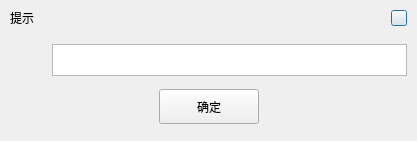
<?xml version="1.0" encoding="UTF-8"?>
<ui version="4.0">
 <class>MyDialog</class>
 <widget class="QDialog" name="MyDialog">
  <property name="geometry">
   <rect>
    <x>0</x>
    <y>0</y>
    <width>417</width>
    <height>141</height>
   </rect>
  </property>
  <property name="windowTitle">
   <string>Dialog</string>
  </property>
  <layout class="QVBoxLayout" name="verticalLayout">
   <property name="spacing">
    <number>0</number>
   </property>
   <property name="leftMargin">
    <number>5</number>
   </property>
   <property name="topMargin">
    <number>5</number>
   </property>
   <property name="rightMargin">
    <number>5</number>
   </property>
   <property name="bottomMargin">
    <number>5</number>
   </property>
   <item>
    <widget class="QWidget" name="info_bar" native="true">
     <property name="minimumSize">
      <size>
       <width>0</width>
       <height>26</height>
      </size>
     </property>
     <property name="maximumSize">
      <size>
       <width>16777215</width>
       <height>26</height>
      </size>
     </property>
     <layout class="QHBoxLayout" name="horizontalLayout">
      <property name="spacing">
       <number>5</number>
      </property>
      <property name="leftMargin">
       <number>5</number>
      </property>
      <property name="topMargin">
       <number>0</number>
      </property>
      <property name="rightMargin">
       <number>5</number>
      </property>
      <property name="bottomMargin">
       <number>0</number>
      </property>
      <item>
       <widget class="QLabel" name="lb_info">
        <property name="minimumSize">
         <size>
          <width>0</width>
          <height>26</height>
         </size>
        </property>
        <property name="maximumSize">
         <size>
          <width>16777215</width>
          <height>26</height>
         </size>
        </property>
        <property name="text">
         <string>提示</string>
        </property>
       </widget>
      </item>
      <item>
       <spacer name="hs_bar">
        <property name="orientation">
         <enum>Qt::Horizontal</enum>
        </property>
        <property name="sizeHint" stdset="0">
         <size>
          <width>40</width>
          <height>20</height>
         </size>
        </property>
       </spacer>
      </item>
      <item>
       <widget class="QPushButton" name="btn_close">
        <property name="minimumSize">
         <size>
          <width>16</width>
          <height>16</height>
         </size>
        </property>
        <property name="maximumSize">
         <size>
          <width>16</width>
          <height>16</height>
         </size>
        </property>
        <property name="text">
         <string/>
        </property>
       </widget>
      </item>
     </layout>
    </widget>
   </item>
   <item>
    <widget class="QWidget" name="combination" native="true">
     <layout class="QVBoxLayout" name="verticalLayout_2">
      <property name="spacing">
       <number>0</number>
      </property>
      <property name="leftMargin">
       <number>0</number>
      </property>
      <property name="topMargin">
       <number>0</number>
      </property>
      <property name="rightMargin">
       <number>0</number>
      </property>
      <property name="bottomMargin">
       <number>7</number>
      </property>
      <item>
       <widget class="QWidget" name="information" native="true">
        <property name="minimumSize">
         <size>
          <width>0</width>
          <height>50</height>
         </size>
        </property>
        <property name="maximumSize">
         <size>
          <width>16777215</width>
          <height>50</height>
         </size>
        </property>
        <layout class="QHBoxLayout" name="horizontalLayout_3">
         <property name="spacing">
          <number>10</number>
         </property>
         <property name="leftMargin">
          <number>5</number>
         </property>
         <property name="topMargin">
          <number>0</number>
         </property>
         <property name="rightMargin">
          <number>5</number>
         </property>
         <property name="bottomMargin">
          <number>0</number>
         </property>
         <item>
          <widget class="QLabel" name="llb_error">
           <property name="minimumSize">
            <size>
             <width>32</width>
             <height>32</height>
            </size>
           </property>
           <property name="maximumSize">
            <size>
             <width>32</width>
             <height>32</height>
            </size>
           </property>
           <property name="text">
            <string/>
           </property>
           <property name="pixmap">
            <pixmap resource="res.qrc">:/Images/error.png</pixmap>
           </property>
          </widget>
         </item>
         <item>
          <widget class="QTextEdit" name="text_information">
           <property name="minimumSize">
            <size>
             <width>0</width>
             <height>32</height>
            </size>
           </property>
           <property name="maximumSize">
            <size>
             <width>16777215</width>
             <height>32</height>
            </size>
           </property>
          </widget>
         </item>
        </layout>
       </widget>
      </item>
      <item>
       <widget class="QWidget" name="ok" native="true">
        <property name="minimumSize">
         <size>
          <width>0</width>
          <height>35</height>
         </size>
        </property>
        <property name="maximumSize">
         <size>
          <width>16777215</width>
          <height>35</height>
         </size>
        </property>
        <layout class="QHBoxLayout" name="horizontalLayout_2">
         <property name="spacing">
          <number>0</number>
         </property>
         <property name="leftMargin">
          <number>0</number>
         </property>
         <property name="topMargin">
          <number>0</number>
         </property>
         <property name="rightMargin">
          <number>0</number>
         </property>
         <property name="bottomMargin">
          <number>0</number>
         </property>
         <item>
          <spacer name="hs_left">
           <property name="orientation">
            <enum>Qt::Horizontal</enum>
           </property>
           <property name="sizeHint" stdset="0">
            <size>
             <width>40</width>
             <height>20</height>
            </size>
           </property>
          </spacer>
         </item>
         <item>
          <widget class="QPushButton" name="btn_ok">
           <property name="minimumSize">
            <size>
             <width>100</width>
             <height>35</height>
            </size>
           </property>
           <property name="maximumSize">
            <size>
             <width>100</width>
             <height>35</height>
            </size>
           </property>
           <property name="inputMethodHints">
            <set>Qt::ImhEmailCharactersOnly</set>
           </property>
           <property name="text">
            <string>确定</string>
           </property>
          </widget>
         </item>
         <item>
          <spacer name="hs_right">
           <property name="orientation">
            <enum>Qt::Horizontal</enum>
           </property>
           <property name="sizeHint" stdset="0">
            <size>
             <width>40</width>
             <height>20</height>
            </size>
           </property>
          </spacer>
         </item>
        </layout>
       </widget>
      </item>
     </layout>
    </widget>
   </item>
  </layout>
 </widget>
 <resources>
  <include location="res.qrc"/>
 </resources>
 <connections/>
</ui>
